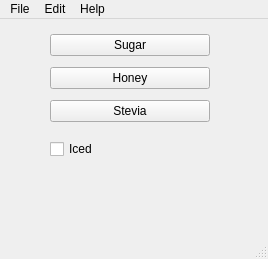
<?xml version="1.0" encoding="UTF-8"?>
<ui version="4.0">
 <class>Bloom</class>
 <widget class="QMainWindow" name="Bloom">
  <property name="geometry">
   <rect>
    <x>0</x>
    <y>0</y>
    <width>268</width>
    <height>259</height>
   </rect>
  </property>
  <property name="windowTitle">
   <string>Bloomington, MN GIS</string>
  </property>
  <widget class="QWidget" name="centralwidget">
   <widget class="QWidget" name="verticalLayoutWidget">
    <property name="geometry">
     <rect>
      <x>50</x>
      <y>10</y>
      <width>160</width>
      <height>100</height>
     </rect>
    </property>
    <layout class="QVBoxLayout" name="verticalLayout">
     <item>
      <widget class="QPushButton" name="bt_sugar">
       <property name="text">
        <string>Sugar</string>
       </property>
      </widget>
     </item>
     <item>
      <widget class="QPushButton" name="bt_honey">
       <property name="text">
        <string>Honey</string>
       </property>
      </widget>
     </item>
     <item>
      <widget class="QPushButton" name="bt_stevia">
       <property name="text">
        <string>Stevia</string>
       </property>
      </widget>
     </item>
    </layout>
   </widget>
   <widget class="QCheckBox" name="cb_iced">
    <property name="geometry">
     <rect>
      <x>50</x>
      <y>120</y>
      <width>85</width>
      <height>20</height>
     </rect>
    </property>
    <property name="text">
     <string>Iced</string>
    </property>
   </widget>
  </widget>
  <widget class="QMenuBar" name="menubar">
   <property name="geometry">
    <rect>
     <x>0</x>
     <y>0</y>
     <width>268</width>
     <height>24</height>
    </rect>
   </property>
   <widget class="QMenu" name="menuFile">
    <property name="title">
     <string>File</string>
    </property>
    <addaction name="actionOpen"/>
    <addaction name="actionQuit"/>
   </widget>
   <widget class="QMenu" name="menuEdit">
    <property name="title">
     <string>Edit</string>
    </property>
    <addaction name="actionCut"/>
    <addaction name="actionCopy"/>
    <addaction name="actionPaste"/>
   </widget>
   <widget class="QMenu" name="menuHelp">
    <property name="title">
     <string>Help</string>
    </property>
    <addaction name="actionAbout_Bloom"/>
   </widget>
   <addaction name="menuFile"/>
   <addaction name="menuEdit"/>
   <addaction name="menuHelp"/>
  </widget>
  <widget class="QStatusBar" name="statusbar"/>
  <action name="actionOpen">
   <property name="text">
    <string>Open...</string>
   </property>
  </action>
  <action name="actionQuit">
   <property name="text">
    <string>Quit</string>
   </property>
  </action>
  <action name="actionCut">
   <property name="text">
    <string>Cut</string>
   </property>
  </action>
  <action name="actionCopy">
   <property name="text">
    <string>Copy</string>
   </property>
  </action>
  <action name="actionPaste">
   <property name="text">
    <string>Paste</string>
   </property>
  </action>
  <action name="actionAbout_Bloom">
   <property name="text">
    <string>About Bloom</string>
   </property>
  </action>
 </widget>
 <resources/>
 <connections/>
</ui>
